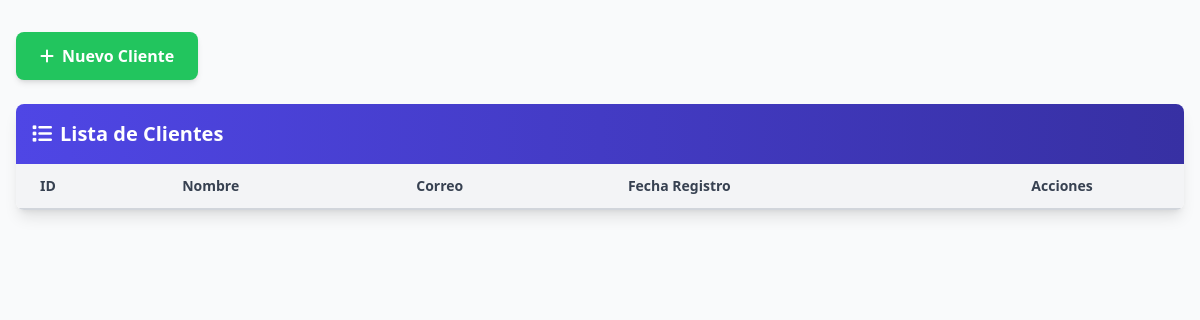
Page /client/clientes.php on the earlier database version.
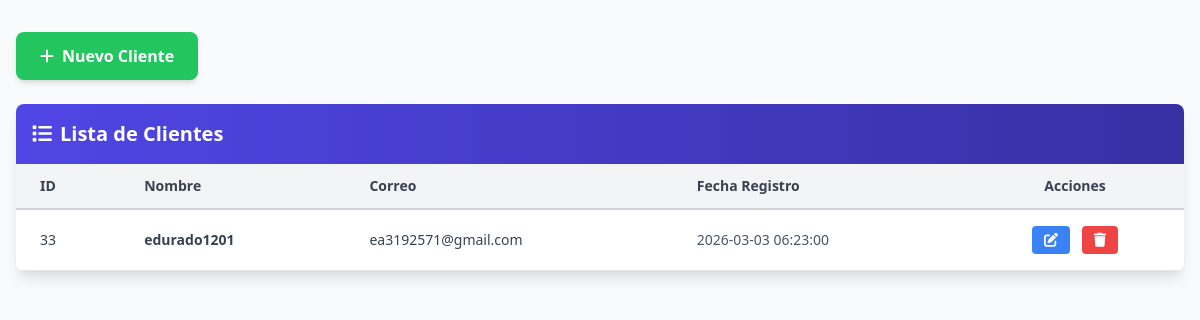
Same page on the later database version.
### tables this page shows
CREATE TABLE `clientes` (
  `id_cliente` int(11) NOT NULL AUTO_INCREMENT,
  `id_usuario` int(11) NOT NULL,
  `nombre` varchar(100) NOT NULL,
  `estado` enum('activo','bloqueado') DEFAULT 'activo',
  `fecha_registro` timestamp NOT NULL DEFAULT current_timestamp(),
  PRIMARY KEY (`id_cliente`),
  KEY `fk_clientes_usuarios` (`id_usuario`),
  CONSTRAINT `fk_clientes_usuarios` FOREIGN KEY (`id_usuario`) REFERENCES `usuarios` (`id_usuario`) ON DELETE CASCADE ON UPDATE CASCADE
);

CREATE TABLE `usuarios` (
  `id_usuario` int(11) NOT NULL AUTO_INCREMENT,
  `nombre` varchar(100) NOT NULL,
  `correo` varchar(100) NOT NULL,
  `contraseña` varchar(255) NOT NULL,
  `estado` enum('activo','inactivo') DEFAULT 'activo',
  `fecha_creacion` timestamp NOT NULL DEFAULT current_timestamp(),
  `id_rol` int(11) NOT NULL,
  PRIMARY KEY (`id_usuario`),
  UNIQUE KEY `correo` (`correo`),
  KEY `id_rol` (`id_rol`),
  CONSTRAINT `usuarios_ibfk_1` FOREIGN KEY (`id_rol`) REFERENCES `roles` (`id_rol`)
);

### client/clientes.php (the view, shortened to what this page needs)
<?php
require_once '../core/conexion.php';
$sql = "SELECT
            clientes.id_usuario,
            clientes.nombre,
            clientes.estado,
            clientes.fecha_registro,
            usuarios.correo
        FROM clientes
        INNER JOIN usuarios
            ON clientes.id_usuario = usuarios.id_usuario";
$resultado = mysqli_query($conexion, $sql);
?>
<!DOCTYPE html>
<html lang="es">
<head>
    <script src="https://cdn.tailwindcss.com"></script>
    <link rel="stylesheet" href="https://cdnjs.cloudflare.com/ajax/libs/font-awesome/6.4.0/css/all.min.css">
</head>
<body class="bg-gray-50">
    <div class="min-h-screen">
        <main class="max-w-7xl mx-auto px-4 py-8">
            <div class="mb-6">
                <button onclick="toggleFormulario('crear')" class="bg-green-500 hover:bg-green-600 text-white px-6 py-3 rounded-lg font-semibold transition shadow-md flex items-center gap-2">
                    <i class="fas fa-plus"></i> Nuevo Cliente
                </button>
            </div>
            <div class="bg-white rounded-lg shadow-lg overflow-hidden">
                <div class="bg-gradient-to-r from-indigo-600 to-indigo-800 text-white p-4">
                    <h2 class="text-xl font-bold flex items-center gap-2">
                        <i class="fas fa-list"></i> Lista de Clientes
                    </h2>
                </div>
<div class="overflow-x-auto">
    <table class="w-full">
        <thead>
            <tr class="bg-gray-100 border-b-2 border-gray-300">
                <th class="px-6 py-3 text-left text-sm font-semibold text-gray-700">ID</th>
                <th class="px-6 py-3 text-left text-sm font-semibold text-gray-700">Nombre</th>
                <th class="px-6 py-3 text-left text-sm font-semibold text-gray-700">Correo</th>
                <th class="px-6 py-3 text-left text-sm font-semibold text-gray-700">Fecha Registro</th>
                <th class="px-6 py-3 text-center text-sm font-semibold text-gray-700">Acciones</th>
            </tr>
        </thead>
        <tbody>
            <?php while($fila = mysqli_fetch_assoc($resultado)) { ?>
                <tr class="border-b border-gray-200 hover:bg-gray-50 transition">
                    <td class="px-6 py-4 text-sm text-gray-700">
                        <?php echo $fila['id_usuario']; ?>
                    </td>
                    <td class="px-6 py-4 text-sm text-gray-700 font-semibold">
                        <?php echo $fila['nombre']; ?>
                    </td>
                    <td class="px-6 py-4 text-sm text-gray-700">
                        <?php echo $fila['correo']; ?>
                    </td>
                    <td class="px-6 py-4 text-sm text-gray-600">
                        <?php echo $fila['fecha_registro']; ?>
                    </td>
                    <td class="px-6 py-4 text-sm text-center">
                        <button
                            class="btn-editar bg-blue-500 hover:bg-blue-600 text-white px-3 py-1 rounded mr-2 transition"
                            data-id="<?php echo $fila['id_usuario']; ?>">
                            <i class="fas fa-edit"></i>
                        </button>
                        <button
                            class="btn-eliminar bg-red-500 hover:bg-red-600 text-white px-3 py-1 rounded transition"
                            data-id="<?php echo $fila['id_usuario']; ?>">
                            <i class="fas fa-trash"></i>
                        </button>
                    </td>
                </tr>
            <?php } ?>
        </tbody>
    </table>
</div>
</div>
</body>
</html>

Differences in the rows shown:
added clientes: id_usuario "33", nombre "edurado1201", id_usuario.correo "ea3192571@gmail.com", fecha_registro "2026-03-03 06:23:00"
